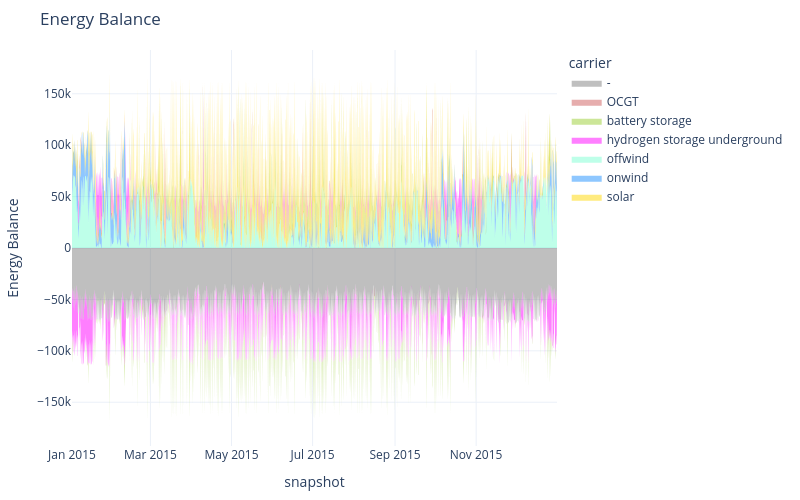

Here is the notebook cell this chart was saved with:
### Markdown cell above
... we now see some storage. So how does the optimised dispatch of the system look like?

### Code cell
n.statistics.energy_balance.iplot()

### Figure 1 — Plotly figure (JSON) as saved in the notebook; plotly's stock layout.template omitted (floating-point values rounded to 4 significant figures; data arrays with more than 128 entries replaced by an {"elided": "..."} marker saying what was removed)
{"data": [{"fillpattern": {"shape": ""}, "hovertemplate": "carrier=offwind<br>snapshot=%{x}<br>Energy Balance=%{y}<extra></extra>", "legendgroup": "offwind", "line": {"color": "aquamarine", "width": 0}, "marker": {"symbol": "circle"}, "mode": "lines", "name": "offwind", "orientation": "v", "showlegend": false, "stackgroup": "positive", "type": "scatter", "x": {"elided": "2052 str values"}, "xaxis": "x", "y": {"elided": "2052 float values"}, "yaxis": "y"}, {"fillpattern": {"shape": ""}, "hovertemplate": "carrier=onwind<br>snapshot=%{x}<br>Energy Balance=%{y}<extra></extra>", "legendgroup": "onwind", "line": {"color": "dodgerblue", "width": 0}, "marker": {"symbol": "circle"}, "mode": "lines", "name": "onwind", "orientation": "v", "showlegend": false, "stackgroup": "positive", "type": "scatter", "x": {"elided": "1060 str values"}, "xaxis": "x", "y": {"elided": "1060 float values"}, "yaxis": "y"}, {"fillpattern": {"shape": ""}, "hovertemplate": "carrier=solar<br>snapshot=%{x}<br>Energy Balance=%{y}<extra></extra>", "legendgroup": "solar", "line": {"color": "gold", "width": 0}, "marker": {"symbol": "circle"}, "mode": "lines", "name": "solar", "orientation": "v", "showlegend": false, "stackgroup": "positive", "type": "scatter", "x": {"elided": "1141 str values"}, "xaxis": "x", "y": {"elided": "1141 float values"}, "yaxis": "y"}, {"fillpattern": {"shape": ""}, "hovertemplate": "carrier=battery storage<br>snapshot=%{x}<br>Energy Balance=%{y}<extra></extra>", "legendgroup": "battery storage", "line": {"color": "yellowgreen", "width": 0}, "marker": {"symbol": "circle"}, "mode": "lines", "name": "battery storage", "orientation": "v", "showlegend": false, "stackgroup": "positive", "type": "scatter", "x": {"elided": "771 str values"}, "xaxis": "x", "y": {"elided": "771 float values"}, "yaxis": "y"}, {"fillpattern": {"shape": ""}, "hovertemplate": "carrier=hydrogen storage underground<br>snapshot=%{x}<br>Energy Balance=%{y}<extra></extra>", "legendgroup": "hydrogen storage underground", "line": {"color": "magenta", "width": 0}, "marker": {"symbol": "circle"}, "mode": "lines", "name": "hydrogen storage underground", "orientation": "v", "showlegend": false, "stackgroup": "positive", "type": "scatter", "x": {"elided": "409 str values"}, "xaxis": "x", "y": {"elided": "409 float values"}, "yaxis": "y"}, {"fillpattern": {"shape": ""}, "hovertemplate": "carrier=-<br>snapshot=%{x}<br>Energy Balance=%{y}<extra></extra>", "legendgroup": "-", "line": {"color": "gray", "width": 0}, "marker": {"symbol": "circle"}, "mode": "lines", "name": "-", "orientation": "v", "showlegend": false, "stackgroup": "negative", "type": "scatter", "x": {"elided": "2190 str values"}, "xaxis": "x", "y": {"elided": "2190 int values"}, "yaxis": "y"}, {"fillpattern": {"shape": ""}, "hovertemplate": "carrier=hydrogen storage underground<br>snapshot=%{x}<br>Energy Balance=%{y}<extra></extra>", "legendgroup": "hydrogen storage underground", "line": {"color": "magenta", "width": 0}, "marker": {"symbol": "circle"}, "mode": "lines", "name": "hydrogen storage underground", "orientation": "v", "showlegend": false, "stackgroup": "negative", "type": "scatter", "x": {"elided": "990 str values"}, "xaxis": "x", "y": {"elided": "990 float values"}, "yaxis": "y"}, {"fillpattern": {"shape": ""}, "hovertemplate": "carrier=battery storage<br>snapshot=%{x}<br>Energy Balance=%{y}<extra></extra>", "legendgroup": "battery storage", "line": {"color": "yellowgreen", "width": 0}, "marker": {"symbol": "circle"}, "mode": "lines", "name": "battery storage", "orientation": "v", "showlegend": false, "stackgroup": "negative", "type": "scatter", "x": {"elided": "591 str values"}, "xaxis": "x", "y": {"elided": "591 float values"}, "yaxis": "y"}, {"fillpattern": {"shape": ""}, "hovertemplate": "carrier=-<br>snapshot=%{x}<br>Energy Balance=%{y}<extra></extra>", "legendgroup": "-", "line": {"color": "gray", "width": 0}, "marker": {"symbol": "circle"}, "mode": "lines", "name": "-", "orientation": "v", "showlegend": true, "stackgroup": "1", "type": "scatter", "x": ["2015-12-31T20:00:00"], "xaxis": "x", "y": [null], "yaxis": "y"}, {"fillpattern": {"shape": ""}, "hovertemplate": "carrier=OCGT<br>snapshot=%{x}<br>Energy Balance=%{y}<extra></extra>", "legendgroup": "OCGT", "line": {"color": "indianred", "width": 0}, "marker": {"symbol": "circle"}, "mode": "lines", "name": "OCGT", "orientation": "v", "showlegend": true, "stackgroup": "1", "type": "scatter", "x": ["2015-12-31T20:00:00"], "xaxis": "x", "y": [null], "yaxis": "y"}, {"fillpattern": {"shape": ""}, "hovertemplate": "carrier=battery storage<br>snapshot=%{x}<br>Energy Balance=%{y}<extra></extra>", "legendgroup": "battery storage", "line": {"color": "yellowgreen", "width": 0}, "marker": {"symbol": "circle"}, "mode": "lines", "name": "battery storage", "orientation": "v", "showlegend": true, "stackgroup": "1", "type": "scatter", "x": ["2015-12-31T20:00:00"], "xaxis": "x", "y": [null], "yaxis": "y"}, {"fillpattern": {"shape": ""}, "hovertemplate": "carrier=hydrogen storage underground<br>snapshot=%{x}<br>Energy Balance=%{y}<extra></extra>", "legendgroup": "hydrogen storage underground", "line": {"color": "magenta", "width": 0}, "marker": {"symbol": "circle"}, "mode": "lines", "name": "hydrogen storage underground", "orientation": "v", "showlegend": true, "stackgroup": "1", "type": "scatter", "x": ["2015-12-31T20:00:00"], "xaxis": "x", "y": [null], "yaxis": "y"}, {"fillpattern": {"shape": ""}, "hovertemplate": "carrier=offwind<br>snapshot=%{x}<br>Energy Balance=%{y}<extra></extra>", "legendgroup": "offwind", "line": {"color": "aquamarine", "width": 0}, "marker": {"symbol": "circle"}, "mode": "lines", "name": "offwind", "orientation": "v", "showlegend": true, "stackgroup": "1", "type": "scatter", "x": ["2015-12-31T20:00:00"], "xaxis": "x", "y": [null], "yaxis": "y"}, {"fillpattern": {"shape": ""}, "hovertemplate": "carrier=onwind<br>snapshot=%{x}<br>Energy Balance=%{y}<extra></extra>", "legendgroup": "onwind", "line": {"color": "dodgerblue", "width": 0}, "marker": {"symbol": "circle"}, "mode": "lines", "name": "onwind", "orientation": "v", "showlegend": true, "stackgroup": "1", "type": "scatter", "x": ["2015-12-31T20:00:00"], "xaxis": "x", "y": [null], "yaxis": "y"}, {"fillpattern": {"shape": ""}, "hovertemplate": "carrier=solar<br>snapshot=%{x}<br>Energy Balance=%{y}<extra></extra>", "legendgroup": "solar", "line": {"color": "gold", "width": 0}, "marker": {"symbol": "circle"}, "mode": "lines", "name": "solar", "orientation": "v", "showlegend": true, "stackgroup": "1", "type": "scatter", "x": ["2015-12-31T20:00:00"], "xaxis": "x", "y": [null], "yaxis": "y"}], "layout": {"height": 500, "hovermode": "x", "legend": {"title": {"text": "carrier"}, "tracegroupgap": 0}, "margin": {"b": 50, "l": 50, "r": 50, "t": 50}, "title": {"text": "Energy Balance"}, "width": 800, "xaxis": {"anchor": "y", "domain": [0, 1], "title": {"text": "snapshot"}}, "yaxis": {"anchor": "x", "domain": [0, 1], "title": {"text": "Energy Balance"}}}}
